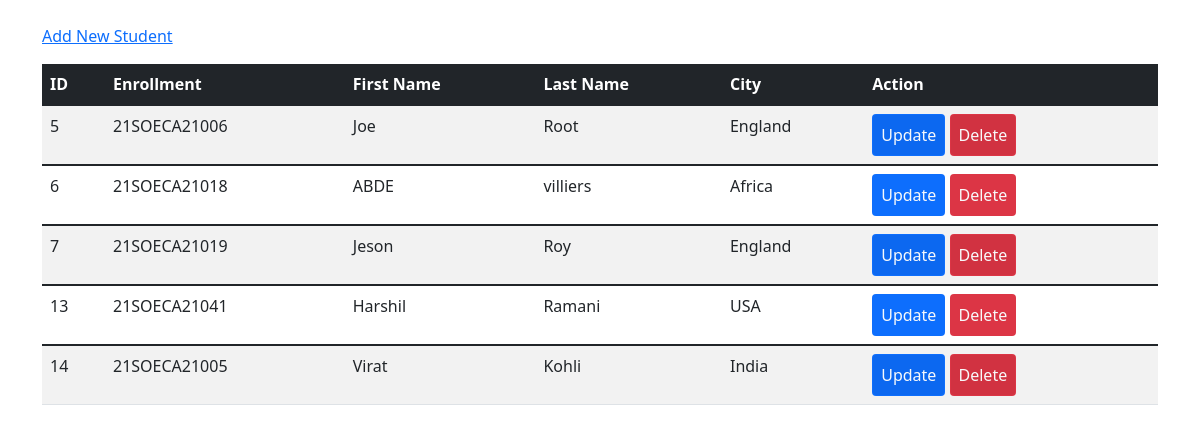
The page / on the database its author committed.
### tables this page shows
CREATE TABLE `student` (
  `id` int(11) NOT NULL,
  `enrollment` varchar(50) NOT NULL,
  `firstname` varchar(50) NOT NULL,
  `lastname` varchar(50) NOT NULL,
  `city` varchar(50) NOT NULL
);

### index.php (the view, shortened to what this page needs)
<?php
require 'db.php';
?>
<!DOCTYPE html>
<html lang="en">
<head>
    <link href="https://cdn.jsdelivr.net/npm/bootstrap@5.1.3/dist/css/bootstrap.min.css" rel="stylesheet">
</head>
<body>
	<div class="container mt-4">
        <a href="students-insert.php">Add New Student</a>
    	<table class="table table-dark table-striped">
    		<thead>
        	<tr>
                    <th>ID</th>
                    <th>Enrollment</th>
                    <th>First Name</th>
                    <th>Last Name</th>
                    <th>City</th>
                    <th>Action</th>
            </tr>
            </thead>
			<tbody class="table">
            <?php
            $sql = "select * from student";
    		$result = $db->query($sql);
            while ($row = $result->fetch_assoc())
            {
            ?>
            <tr>
                    <td><?=$row['id']?></td>
                    <td><?=$row['enrollment']?></td>
                    <td><?=$row['firstname']?></td>
                    <td><?=$row['lastname']?></td>
                    <td><?=$row['city']?></td>
                    <td>
                        <a class="btn text-light bg-primary" href="students-insert.php?id=<?=$row['id'];?>">Update</a>
                        <a class="btn text-light bg-danger" onclick="return confirm('Do you want to delete the record?');" href="student-delete.php?id=<?=$row['id'];?>">Delete</a>
                    </td>
            </tr>
            <?php
            	}
            ?>
			</tbody>
    	</table>
</div>
</body>
</html>

### rows shown on the page
student: id "5", enrollment "21SOECA21006", firstname "Joe", lastname "Root", city "England"
student: id "6", enrollment "21SOECA21018", firstname "ABDE", lastname "villiers", city "Africa"
student: id "7", enrollment "21SOECA21019", firstname "Jeson", lastname "Roy", city "England"
student: id "13", enrollment "21SOECA21041", firstname "Harshil", lastname "Ramani", city "USA"
student: id "14", enrollment "21SOECA21005", firstname "Virat", lastname "Kohli", city "India"
